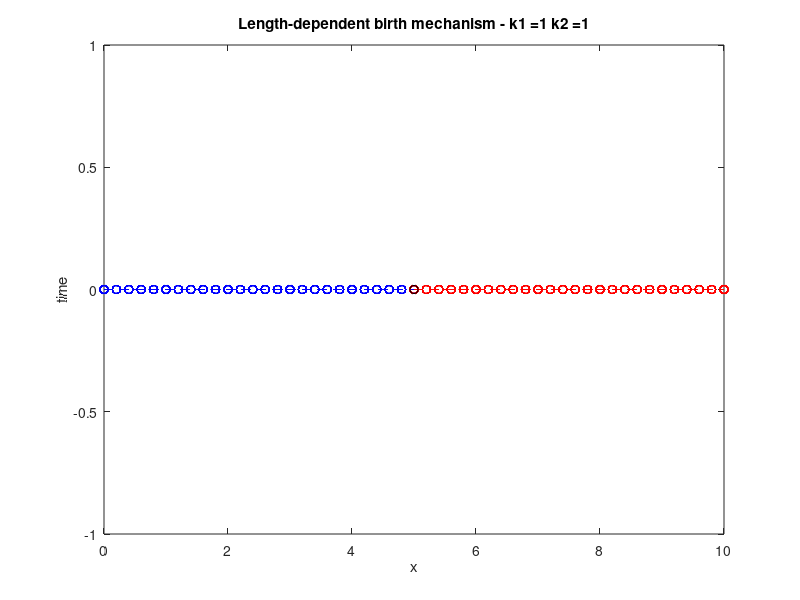

Here is the MATLAB script that generated this plot: (Note: this script raises an error after producing the figure.)
 %% Simulation Set Up
clear all;
n = 1000; %Simulation steps, T = n*dt
n_initial = 0; %Steps before wall is removed.
eta = 1; %drag coefficient

d = 0.005; %Death Probability 
b = 0.7; %Birth Probability

%Figures
f1 = figure(1);
clf(f1);

%Multiple cell flag
multiple_cell = 1;

x0 = 0; %Left boundary of domain
L = 10; %Right boundary of domain
N = 50; %Number of cells in sim (initial)
k_hom = 0.5; %Spring coefficient (if homogenous)
k1=1; %Spring coefficient of cell type 1
k2=1; %Spring coefficient of cell type 2
a0=L/N; %Resting cell length (homogenous)

density = zeros(multiple_cell+1,n+1);%Vector of total density of each cell

xvec = linspace(x0,L,N+1); %Set up spatial coordinates

%nitial inhomogeneity of spatial positions of cells borders
%xvec(2) = xvec(2) + 1/2 * L/N;
%xvec(19) = xvec(19) + 1/2 * L/N;
%xvec(22) = xvec(20);
%xvec(10) = xvec(11) - 0.1*L/N;

dead = zeros(1,N); %Vector that stores wether a cell is "dead" and reducing.
death_count_1 = zeros(n+1,1); %Amount of dead cells of type 1 in time step j
death_count_2 = zeros(n+1,1); %Amount of dead cells of type 2 in time step j
kvec = zeros(1,N); %Spring coefficient vector for heterogenous population.
a = zeros(1,N); %Resting cell length vector for heterogenous population.
%Initial vector of resting cell lengths
a(1,:) = a0;

if multiple_cell == 1
    border = round(N/2); %spatial coord of border between cell types, 
                         %initially at midpoint of cell populations.
    %Set up multiple cell populations
    kvec(1,1:border) = k1; 
    kvec(1,border+1:N) = k2;
    N1 = border;
    xvec1 = xvec(1:N1+1);
    kvec1 = kvec(1:N1);
    a1 = a(1:N1);
    dead1 = dead(1:N1);
    N2 = border;
    xvec2 = xvec(N1+1:end);
    kvec2 = kvec(N2+1:end);
    a2 = a(N2+1:end);
    dead2 = dead(N2+1:end);
    %Initial density is equal.
    density(1,1) = border;
    density(2,1) = N-border;
else
    %Set up single cell population
    kvec(1,:) = k_hom;
    %Initial density
    density(1) = N;
end

%Birth length threshold
l_birth = 1.1*a0;

%What is this??
kvec(10) = k_hom*1.1;

length_tol = a0/10; %Length under which we remove cell.
k_death = 10; %Factor increase at death of spring constant.

dt = 1e-2; %Time step
T = n*dt;

%cell i is xvec(i) < x < xvec(i+1)
if multiple_cell
        %Initial plot of first population of cells
        Ys = zeros(length(xvec1)); 
        f1;
        plot(xvec1,Ys,'b--o')
        title(strcat("Length-dependent birth mechanism - k1 = ",num2str(k1)," k2 = ",num2str(k2)))
        xlabel("x")
        ylabel("time")
        xlim([x0 L])
        hold on
        %Initial plot of second population of cells.
        Yd = zeros(length(xvec2));
        plot(xvec2,Yd,'r--o')
        xlim([x0 L])
        plot(xvec1(end),0,'ko')
        drawnow
else
    %Initial plot of cell population
    Y = zeros(length(xvec),1); %Spatial plotting vector
    f1;
    plot(xvec,Y,'b--o') %Initial 1D distribution.   
    title(strcat("Length-dependent birth mechanism - k = ",num2str(k_hom)))
    xlabel("x")
    ylabel("time")
    xlim([x0 L])
    hold on
end

%%
'Start'
break_val = 0; %Flag to debug with.
while break_val == 0    
    for j=1:n %simulation steps (time)
        if j <= n_initial
            %Run simulation for first population!!
            if li(xvec1,1) < length_tol && N1 > 1
                strcat('Cell =',num2str(1),' removed with length = ',num2str(li(xvec1,1)));
                xvec1 = [xvec1(1) xvec1(3:N1+1)];
                kvec1 = kvec1(2:N1);
                a1 = a1(2:N1);
                dead1 = dead1(2:N1);
                N1  = N1-1; %Reduce number of cells.
            elseif li(xvec1,1) < length_tol
                N1 = 0; % Finishing rules (to add...)
            end
            i = 2; %cell-border index step (Loop from second cell to second last cell)
            while i<=N1 % (While loop,as N can change within loop)
                %Equation of motion
                xvec_new = xvec1(i) + hookfun(eta,fi(li(xvec1,i),kvec1(i), ...
                    a1(i)),fi(li(xvec1,i-1),kvec1(i-1),a1(i-1)))*dt;
                %Catch overshooting
                if xvec_new < xvec1(i-1)
                    xvec_new = xvec1(i-1)*1.001;
                elseif xvec_new > xvec1(i+1)
                    xvec_new = xvec1(i+1) * 0.999;
                end
                xvec1(i) = xvec_new; %Reassign new position.
                
                %If length of cell becomes too small, remove cell
                if li(xvec1,i) < length_tol
                    death = 1;
                    strcat('Cell =',num2str(i),' removed with length = ',num2str(li(xvec1,i)))
                    xvec1 = [xvec1(1:i-1) xvec1(i+1:N1+1)];
                    kvec1 = [kvec1(1:i-1) kvec1(i+1:N1)];
                    a1 = [a1(1:i-1) a1(i+1:N1)];
                    dead1 = [dead1(1:i-1) dead1(i+1:N1)];
                    N1  = N1-1; %Reduce number of cells.
                end
                i = i+1; %Step cell-border index.
            end

            %Stochastic process - Birth
            [Lt,L_index] = L_t(xvec1,l_birth); %Number of and vector of indices of 
                                              %cells that exceed minimum birth
                                              %length
            r = rand(Lt,1); %Vector of uniform random numbers.
            birth = nonzeros((r<b).*L_index'); %Cell indices that split.
            
            %Implement splitting of cells
            for k=1:length(birth)
                i = birth(k);
                %Dead cells cannot split
                if dead1(i)
                    continue
                end
                strcat("Birth at index = ",num2str(i), 'in pop 1 at time', num2str(j*dt))
                %Split cell and create two copies.
                midpoint =  (xvec1(i) + xvec1(i+1))/2;
                %Introduce first copy at left x-value, and second copy at
                %midpoint x-value. Reassign x-values.
                xvec1 =  [xvec1(1:i) midpoint xvec1(i+1:N1+1)]; %this is now N+2 long
                kvec1 = [kvec1(1:i) kvec1(i) kvec1(i+1:N1)]; %k_i and a_i are copied.
                a1 = [a1(1:i) a1(i) a1(i+1:N1)];
                dead1 = [dead1(1:i) 0 dead1(i+1:N1)];
                N1 = N1+1; %Increase number of cells count
            end
    
            %Stochastic Process - Death
            cells = 1:N1;
            r = rand(N1,1);
            death = nonzeros((r<d).*cells');
            
            %Implement death of cells
            for k=1:length(death)
                i = death(k);
                if dead(i)
                    continue
                end
                a1(i) = 0; %Set cell length to zero.
                kvec1(i) = k_death*kvec1(i); %Increase spring constant
                dead1(i) = 1;
                strcat('Cell death occurs for cell=',num2str(i), 'in pop 1 at time=', num2str(j*dt))
            end


            %Run simulation for SECOND population!!
            if li(xvec2,1) < length_tol && N2 > 1
                strcat('Cell =',num2str(1),' removed with length = ',num2str(li(xvec2,1)));
                xvec2 = [xvec2(1) xvec2(3:N2+1)];
                kvec2 = kvec2(2:N2);
                a2 = a2(2:N2);
                dead2 = dead2(2:N2);
                N2  = N2-1; %Reduce number of cells.
            elseif li(xvec2,1) < length_tol
                N2 = 0; % Finishing rules (to add...)
            end
            i = 2; %cell-border index step (Loop from second cell to second last cell)
            while i<=N2 % (While loop,as N can change within loop)
                %Equation of motion
                xvec_new = xvec2(i) + hookfun(eta,fi(li(xvec2,i),kvec2(i), ...
                    a2(i)),fi(li(xvec2,i-1),kvec2(i-1),a2(i-1)))*dt;
                %Catch overshooting
                if xvec_new < xvec2(i-1)
                    xvec_new = xvec2(i-1)*1.001;
                elseif xvec_new > xvec2(i+1)
                    xvec_new = xvec2(i+1) * 0.999;
                end
                xvec2(i) = xvec_new; %Reassign new position.
                
                %If length of cell becomes too small, remove cell
                if li(xvec2,i) < length_tol
                    death = 1;
                    strcat('Cell =',num2str(i),' removed with length = ',num2str(li(xvec2,i)));
                    xvec2 = [xvec2(1:i-1) xvec2(i+1:N2+1)];
                    kvec2 = [kvec2(1:i-1) kvec2(i+1:N2)];
                    a2 = [a2(1:i-1) a2(i+1:N2)];
                    dead2 = [dead2(1:i-1) dead2(i+1:N2)];
                    N2  = N2-1; %Reduce number of cells.
                end
                i = i+1; %Step cell-border index.
            end

            %Stochastic process - Birth
            [Lt,L_index] = L_t(xvec2,l_birth); %Number of and vector of indices of 
                                              %cells that exceed minimum birth
                                              %length
            r = rand(Lt,1); %Vector of uniform random numbers.
            birth = nonzeros((r<b).*L_index'); %Cell indices that split.
            
            %Implement splitting of cells
            for k=1:length(birth)
                i = birth(k);
                %Dead cells cannot split
                if dead2(i)
                    continue
                end
                strcat("Birth at index = ",num2str(i), 'in pop 2 at time', num2str(j*dt)); 
                %Split cell and create two copies.
                midpoint =  (xvec2(i) + xvec2(i+1))/2;
                %Introduce first copy at left x-value, and second copy at
                %midpoint x-value. Reassign x-values.
                xvec2 =  [xvec2(1:i) midpoint xvec2(i+1:N2+1)]; %this is now N+2 long
                kvec2 = [kvec2(1:i) kvec2(i) kvec2(i+1:N2)]; %k_i and a_i are copied.
                a2 = [a2(1:i) a2(i) a2(i+1:N2)];
                dead2 = [dead2(1:i) 0 dead2(i+1:N2)];
                N2 = N2+1; %Increase number of cells count
            end
    
            %Stochastic Process - Death
            cells = 1:N2;
            r = rand(N2,1);
            death = nonzeros((r<d).*cells');
            
            %Implement death of cells
            for k=1:length(death)
                i = death(k);
                if dead(i)
                    continue
                end
                a2(i) = 0; %Set cell length to zero.
                kvec2(i) = k_death*kvec2(i); %Increase spring constant
                dead2(i) = 1;
                strcat('Cell death occurs for cell=',num2str(i), 'in pop 2 at time=', num2str(j*dt));
            end

            %Account of density after stochastic processes
            if multiple_cell
                density(1,j+1) = N1;
                density(2,j+1) = N2;
            else
                density(j+1) = N;
            end
        
            %Replot cells in 1D space.
            hold on
%             if multiple_cell
%                 %Replot first population of cells
%                 Ys = zeros(length(xvec1)) + j*dt;
%                 plot(xvec1,Ys,'b--o')
%                 hold on
%                 title(strcat("Length-dependent birth mechanism - k1 = ",num2str(k1)," k2 = ",num2str(k2)))
%                 xlabel("x")
%                 ylabel("time")
%                 xlim([x0 L])
%                 %Replot second population of cells
%                 Yd = zeros(length(xvec2))+ j*dt;
%                 plot(xvec2,Yd,'r--o')
%                 xlim([x0 L])
%                 plot(xvec1(end),j*dt,'ko')
%                 drawnow
%             else
%                 Y = zeros(length(xvec),1) + j*dt;
%                 plot(xvec,Y,'b--o')
%                 title(strcat("Length-dependent birth mechanism - k = ",num2str(k_hom)))
%                 xlabel("x")
%                 ylabel("time")
%                 xlim([x0 L])
%                 hold on
%                 drawnow
%             end
    
            if multiple_cell
                death_count_1(j) = sum(dead1);
                death_count_2(j) = sum(dead2);
            else
                death_count_1(j) = sum(dead(:));
            end
            N = N1 + N2;
            border = N1;
            xvec = [xvec1 xvec2(2:end)];
            kvec = [kvec1 kvec2];
            a = [a1 a2];
            dead = [dead1 dead2];

        %%% AFTER BORDER IS REMOVED !!!!    
        else
%             i = 2; %cell-border index step (Loop from second cell to second last cell)
%             if li(xvec,1) < length_tol
%                 strcat('Cell =',num2str(1),' removed with length = ',num2str(li(xvec,1)));
%                 xvec = [xvec(1) xvec(3:N+1)];
%                 kvec = kvec(2:N);
%                 a = a(2:N);
%                 dead = dead(2:N);
%                 N  = N-1; %Reduce number of cells.
%                 border=border-1;
%             end
%             if border<0
%                 border=0;
%             end


%%% New implementation:
            x_old = xvec;
            xvec_new = hookfun2(xvec,kvec,a,dt,eta);
            xvec_new = border_test(xvec_new);
            [xvec_new,kvec,a,dead,N,border] = length_test(xvec_new,kvec,a,dead,length_tol,border);
            xvec=xvec_new;


%             while i<=N % (While loop,as N can change within loop)
%                 %Equation of motion
% %                 xvec_new = xvec(i) + hookfun(eta,fi(li(xvec,i),kvec(i), ...
% %                     a(i)),fi(li(xvec,i-1),kvec(i-1),a(i-1)))*dt;
% %                 %Catch overshooting
% %                 if xvec_new < xvec(i-1)
% %                     xvec_new = xvec(i-1)*1.001;
% %                 elseif xvec_new > xvec(i+1)
% %                     xvec_new = xvec(i+1) * 0.999;
% %                 end
% %                 xvec(i) = xvec_new; %Reassign new position.
%                 
%                 %If length of cell becomes too small, remove cell
%                 if li(xvec,i) < length_tol
%                     strcat('Cell =',num2str(i),' removed with length = ',num2str(li(xvec,i)));
%                     xvec = [xvec(1:i-1) xvec(i+1:N+1)];
%                     kvec = [kvec(1:i-1) kvec(i+1:N)];
%                     a = [a(1:i-1) a(i+1:N)];
%                     dead = [dead(1:i-1) dead(i+1:N)];
%                     N  = N-1; %Reduce number of cells.
%                     
%                     if multiple_cell
%                     %Adjust differing cell population distribution
%                         if i<= border %If cell death occurs to left of border, shift
%                                       %border coord left, and reassign populations to
%                                       %correct space.
%                             border=border-1; 
%                         end
%                         if border<0
%                             border=0;
%                         end
%                     end
%                 end
%                 i = i+1; %Step cell-border index.
%             end
        
            %Stochastic process - Birth
            [Lt,L_index] = L_t(xvec,l_birth); %Number of and vector of indices of 
                                              %cells that exceed minimum birth
                                              %length
            r = rand(Lt,1); %Vector of uniform random numbers.
            birth = nonzeros((r<b).*L_index'); %Cell indices that split.
            
            %Implement splitting of cells
            for k=1:length(birth)
                i = birth(k);
                %Dead cells cannot split
                if dead(i)
                    continue
                end
                strcat("Birth at index = ",num2str(i)); 
                %Split cell and create two copies.
                midpoint =  (xvec(i) + xvec(i+1))/2;
                %Introduce first copy at left x-value, and second copy at
                %midpoint x-value. Reassign x-values.
                xvec =  [xvec(1:i) midpoint xvec(i+1:N+1)]; %this is now N+2 long
                kvec = [kvec(1:i) kvec(i) kvec(i+1:N)]; %k_i and a_i are copied.
                a = [a(1:i) a(i) a(i+1:N)];
                dead = [dead(1:i) 0 dead(i+1:N)];
                N = N+1; %Increase number of cells count
                if multiple_cell %If cell birth occurs to left of border, shift
                                 %border coord right, and reassign populations to
                                   %correct space
                    if i<= border
                        border=border+1;
                    end
                end
                %If cell birth occurs to right of border, adjusting number of
                %cells reassigns populations to correct space.
            end
    
            %Stochastic Process - Death
            cells = 1:N;
            r = rand(N,1);
            death = nonzeros((r<d).*cells');
            
            %Implement death of cells
            for k=1:length(death)
                i = death(k);
                if dead(i)
                    continue
                end
                a(i) = 0; %Set cell length to zero.
                kvec(i) = k_death*kvec(i); %Increase spring constant
                dead(i) = 1;
                strcat('Cell death occurs for cell=',num2str(i));
            end
            
            %Account of density after stochastic processes
            if multiple_cell
                density(1,j+1) = border;
                density(2,j+1) = N-border;
            else
                density(j+1) = N;
            end
        
            %Replot cells in 1D space.
            hold on
            if multiple_cell
                %Replot first population of cells
                hold on
                Ys = zeros(length(xvec(1:border+1)),1) + j*dt;
                plot(xvec(1:border+1),Ys,'b--o')
                title(strcat("Length-dependent birth mechanism - k1 = ",num2str(k1)," k2 = ",num2str(k2)))
                xlabel("x")
                ylabel("time")
                xlim([x0 L])
                %Replot second population of cells
                Yd = zeros(length(xvec(border+1:N+1)),1)+ j*dt;
                plot(xvec(border+1:N+1),Yd,'r--o')
                xlim([x0 L])
                drawnow
            else
                Y = zeros(length(xvec),1) + j*dt;
                plot(xvec,Y,'b--o')
                title(strcat("Length-dependent birth mechanism - k = ",num2str(k_hom)))
                xlabel("x")
                ylabel("time")
                xlim([x0 L])
                hold on
                drawnow
            end
    
            if multiple_cell
                death_count_1(j) = sum(dead(1:border));
                death_count_2(j) = sum(dead(border+1:end));
            else
                death_count_1(j) = sum(dead(:));
            end
        end
    end
    break_val=1;
end
%% Plot final
            if multiple_cell
                %Replot first population of cells
                hold off
                Ys = zeros(length(xvec(1:border+1)),1) + j*dt;
                plot(xvec(1:border+1),Ys,'b--o')
                title(strcat("Length-dependent birth mechanism - k1 = ",num2str(k1)," k2 = ",num2str(k2)))
                xlabel("x")
                ylabel("time")
                xlim([x0 L])
                %Replot second population of cells
                hold on
                Yd = zeros(length(xvec(border+1:N+1)),1)+ j*dt;
                plot(xvec(border+1:N+1),Yd,'r--o')
                xlim([x0 L])
                drawnow
            else
                Y = zeros(length(xvec),1) + j*dt;
                plot(xvec,Y,'b--o')
                title(strcat("Length-dependent birth mechanism - k = ",num2str(k_hom)))
                xlabel("x")
                ylabel("time")
                xlim([x0 L])
                hold on
                drawnow
            end


%% Plot density
clf;
figure(3)
if multiple_cell
    plot(0:dt:dt*n,density(1,:))
    hold on
    plot(0:dt:dt*n,density(2,:))
    title("Number of cells vs Time")
    xlabel("time")
    ylabel("number of cells")
    legend(strcat("Cell 1, k = ",num2str(k1)),strcat("Cell 2, k = ",num2str(k2)))
else
    plot(0:dt:dt*n,density)
    title("Number of cells vs Time")
    xlabel("time")
    ylabel("number of cells")
end

%% Plot Dead Cells
figure(4)
clf;
if multiple_cell
    plot(0:dt:dt*n,death_count_1)
    hold on
    plot(0:dt:dt*n,death_count_2)
    title("Number of Dead Cells vs Time")
    xlabel("time")
    ylabel("number of Dead Cells")
    legend(strcat("Cell 1, k = ",num2str(k1)),strcat("Cell 2, k = ",num2str(k2)))
else
    plot(0:dt:dt*n,death_count_1)
    title("Number of Dead Cells vs Time")
    xlabel("time")
    ylabel("number of Dead Cells")
end



